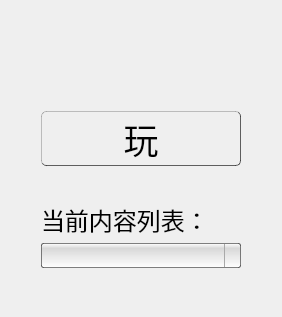
<?xml version="1.0" encoding="UTF-8"?>
<ui version="4.0">
 <class>PlayPage</class>
 <widget class="QWidget" name="PlayPage">
  <property name="geometry">
   <rect>
    <x>0</x>
    <y>0</y>
    <width>274</width>
    <height>317</height>
   </rect>
  </property>
  <layout class="QVBoxLayout" name="verticalLayout">
   <item>
    <widget class="QWidget" name="Scroll" native="true">
     <property name="styleSheet">
      <string notr="true">#Scroll {
    background-image: url(&quot;:/images/playpage-background.png&quot;);
    background-repeat: no-repeat;
    background-position: top;
}
</string>
     </property>
     <layout class="QGridLayout" name="gridLayout">
      <property name="leftMargin">
       <number>30</number>
      </property>
      <property name="topMargin">
       <number>100</number>
      </property>
      <property name="rightMargin">
       <number>30</number>
      </property>
      <item row="4" column="1">
       <widget class="QComboBox" name="profilesComboBox">
        <property name="styleSheet">
         <string notr="true">#profilesComboBox {
    padding: 1px 18px 1px 3px;

    background: qlineargradient(x1:0, y1:0, x2:0, y2:1, stop:0 white, stop:0.2 rgba(0, 0, 0, 25), stop:1 white);
    border-width: 1px;
    border-color: rgba(0, 0, 0, 125);
    border-style: solid;
    border-radius: 2px;

    font-size: 12pt;
	color: black;
}

/*QComboBox gets the &quot;on&quot; state when the popup is open */
#profilesComboBox:!editable:on {
    background: qlineargradient(x1:0, y1:0, x2:0, y2:1,
        stop:0 rgba(0, 0, 0, 75),
        stop:0.1 rgba(0, 0, 0, 15),
        stop:0.2 rgba(255, 255, 255, 55));

    border: 1px solid rgba(0, 0, 0, 55);
}

#profilesComboBox:on { /* shift the text when the popup opens */
    padding-top: 3px;
    padding-left: 4px;
}

#profilesComboBox::drop-down {
    subcontrol-origin: padding;
    subcontrol-position: top right;

    border-width: 1px;
    border-left-width: 1px;
    border-left-color: darkgray;
    border-left-style: solid; /* just a single line */
    border-top-right-radius: 3px; /* same radius as the QComboBox */
    border-bottom-right-radius: 3px;
}

#profilesComboBox::down-arrow {
    image: url(&quot;:/images/down.png&quot;);
}

#profilesComboBox::down-arrow:on { /* shift the arrow when popup is open */
    top: 1px;
    left: 1px;
}

#profilesComboBox QAbstractItemView {
    border: 0px;
}</string>
        </property>
       </widget>
      </item>
      <item row="3" column="1">
       <widget class="QLabel" name="profileLabel">
        <property name="styleSheet">
         <string notr="true">#profileLabel {
    font-size: 18pt;
	color: black;
}
</string>
        </property>
        <property name="text">
         <string>当前内容列表：</string>
        </property>
       </widget>
      </item>
      <item row="1" column="1">
       <widget class="QPushButton" name="playButton">
        <property name="minimumSize">
         <size>
          <width>200</width>
          <height>85</height>
         </size>
        </property>
        <property name="maximumSize">
         <size>
          <width>200</width>
          <height>85</height>
         </size>
        </property>
        <property name="styleSheet">
         <string notr="true">#playButton {
    height: 50px;
    margin-bottom: 30px;

    background-color: qlineargradient(spread:pad, x1:0, y1:0, x2:0, y2:1,
        stop:0 rgba(255, 255, 255, 200),
        stop:0.1 rgba(255, 255, 255, 15),
        stop:0.49 rgba(255, 255, 255, 75),
        stop:0.5 rgba(0, 0, 0, 0),
        stop:0.9 rgba(0, 0, 0, 55),
        stop:1 rgba(0, 0, 0, 100));

    font-size: 26pt;
    color: black;

    border-right: 1px solid rgba(0, 0, 0, 155);
    border-left: 1px solid rgba(0, 0, 0, 55);
    border-top: 1px solid rgba(0, 0, 0, 55);
    border-bottom: 1px solid rgba(0, 0, 0, 155);

    border-radius: 5px;
}

#playButton:hover {
    border-bottom: qlineargradient(spread:pad, x1:0, y1:1, x2:0, y2:0, stop:0 rgba(164, 192, 228, 255), stop:1 rgba(255, 255, 255, 0));
    border-top: qlineargradient(spread:pad, x1:0, y1:0, x2:0, y2:1, stop:0 rgba(164, 192, 228, 255), stop:1 rgba(255, 255, 255, 0));
    border-right: qlineargradient(spread:pad, x1:1, y1:0, x2:0, y2:0, stop:0 rgba(164, 192, 228, 255), stop:1 rgba(255, 255, 255, 0));
    border-left: qlineargradient(spread:pad, x1:0, y1:0, x2:1, y2:0, stop:0 rgba(164, 192, 228, 255), stop:1 rgba(255, 255, 255, 0));
    border-width: 2px;
    border-style: solid;
}

#playButton:pressed {
    background: qlineargradient(x1:0, y1:0, x2:0, y2:1,
        stop:0 rgba(0, 0, 0, 75),
        stop:0.1 rgba(0, 0, 0, 15),
        stop:0.2 rgba(255, 255, 255, 55)
        stop:0.95 rgba(255, 255, 255, 55),
        stop:1 rgba(255, 255, 255, 155));

    border: 1px solid rgba(0, 0, 0, 55);
}</string>
        </property>
        <property name="text">
         <string>玩</string>
        </property>
       </widget>
      </item>
      <item row="5" column="1">
       <spacer name="verticalSpacer">
        <property name="orientation">
         <enum>Qt::Vertical</enum>
        </property>
        <property name="sizeHint" stdset="0">
         <size>
          <width>20</width>
          <height>40</height>
         </size>
        </property>
       </spacer>
      </item>
     </layout>
    </widget>
   </item>
  </layout>
 </widget>
 <resources/>
 <connections/>
</ui>
